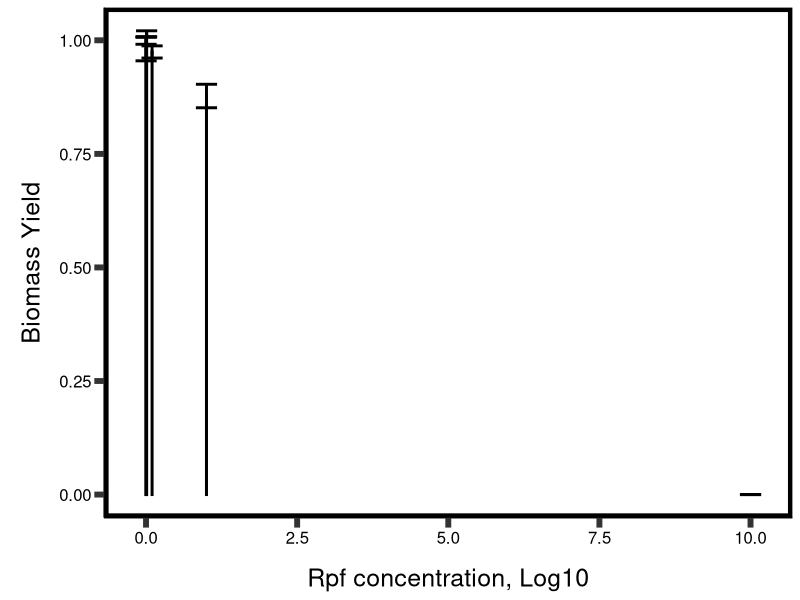
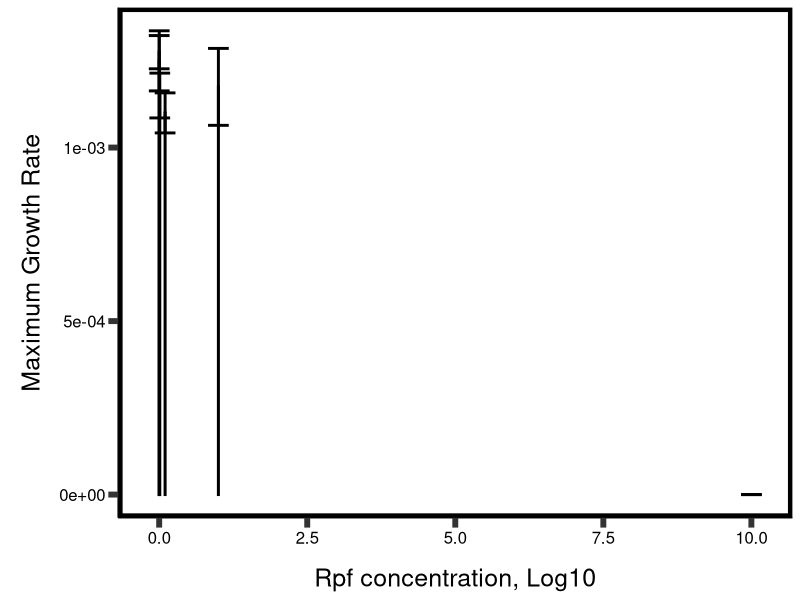
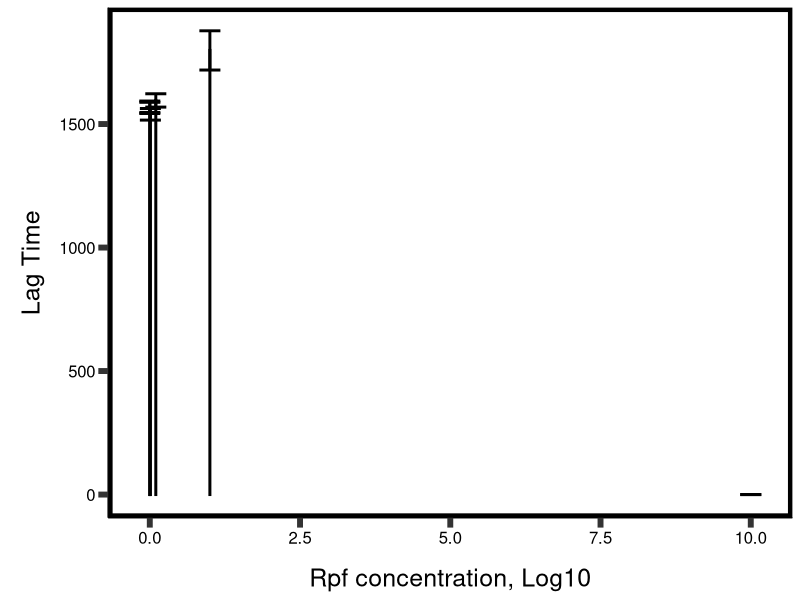
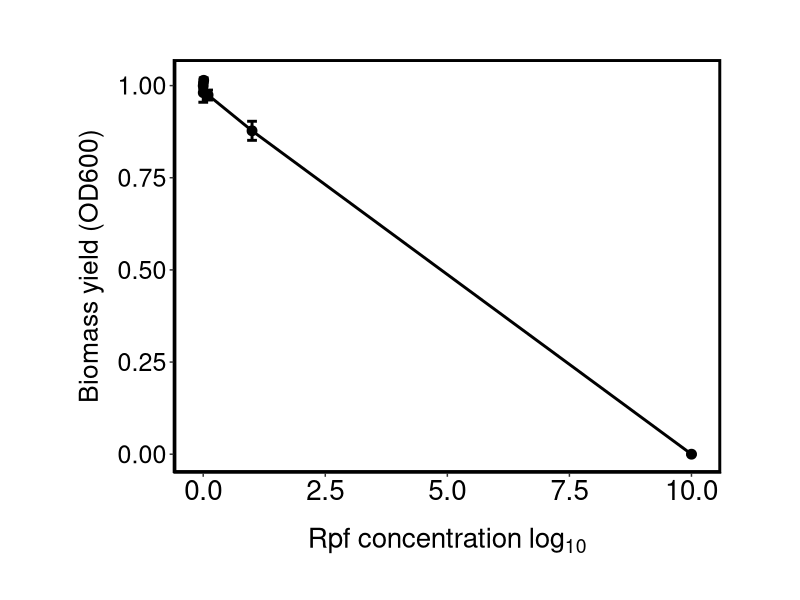

Write R code to recreate these figures, in order. (Note: this script raises an error after producing the figures.)
## ---- chunk 1
rm(list=ls())
getwd()
#setwd("~/GitHub/Rpf")
knitr::opts_knit$set(root.dir = '~/../GitHub/Rpf') 

sem <- function(x) sqrt(var(x)/length(x))
## ---- chunk 2
# A) Generate % change in growth curve parameter with Rpf treatment among KBS0714 strains # 
# Load gompertz output data 
gc.param <- read.delim("data/generality-dose/Generality_doseResponse.txt", sep = ",", header = TRUE)

# Load key for growth curve assay 
key <- read.delim("data/generality-dose/generality_dose_key.txt", sep = ",", header = TRUE)

# Label phylogenetic and treatment information in datasets 
gc <- cbind(gc.param,key)

# Remove unused parameters to simplify
gc <- gc[ ,c(-(1:2),-(6:11))]

# Some biomass yeild values are negative, force to be positive # 
gc$A <- abs(gc$A)

# Treatment as factor
#gc$Treatment <- as.factor(gc$Treatment)

## ---- chunk 3
# A) Generate simple bargraph to look at the effects of Rpf on growth curve parameters
library(ggplot2)
library(plyr)
# Calculate mean and sem 
# Biomass yeild (A)
generality.A.means.sem <- ddply(gc, c("Treatment"), summarise,
                   mean=mean(A), sem=sd(A)/sqrt(length(A)))
generality.A.means.sem <- transform(generality.A.means.sem, lower=mean-sem, upper=mean+sem)

# Maximum growth rate (umax)
generality.umax.means.sem <- ddply(gc, c("Treatment"), summarise,
                   mean=mean(umax), sem=sd(umax)/sqrt(length(umax)))
generality.umax.means.sem <- transform(generality.umax.means.sem, lower=mean-sem, upper=mean+sem)


# Lag time (L)
generality.L.means.sem <- ddply(gc, c("Treatment"), summarise,
                   mean=mean(L), sem=sd(L)/sqrt(length(L)))
generality.L.means.sem <- transform(generality.L.means.sem, lower=mean-sem, upper=mean+sem)

# Bargraph figure 
A.bar <- ggplot(data=generality.A.means.sem, aes(x=Treatment, y=mean)) + 
  geom_bar(colour="black", position = position_dodge(), stat = "identity", size = 1)

A.bar + geom_errorbar(aes(ymax=upper, ymin=lower), position=position_dodge(1), 
                          data=generality.A.means.sem, width = 0.35, size=1) +
  labs(x =  "Rpf concentration, Log10" ,y="Biomass Yield") +
  theme_classic() +
  theme(axis.text.y=element_text(colour="black", size = 12),
        axis.text.x=element_text(colour="black", size=12),
        axis.title = element_text(size=18),
        axis.title.y = element_text(colour="black",  margin = margin(0,10,0,10)),
        axis.title.x = element_text(colour="black",margin=margin(15,10,0,10)),
        panel.border = element_rect(linetype = "solid", colour = "black", size=3, fill=NA),
        axis.ticks.length = unit(.25, "cm"),
        axis.ticks = element_line(size = 2))

umax.bar <- ggplot(data=generality.umax.means.sem, aes(x=Treatment, y=mean)) + 
  geom_bar(colour="black", position = position_dodge(), stat = "identity", size = 1)

umax.bar + geom_errorbar(aes(ymax=upper, ymin=lower), position=position_dodge(1), 
                          data=generality.umax.means.sem, width = 0.35, size=1) +
  labs(x =  "Rpf concentration, Log10" ,y="Maximum Growth Rate") +
  theme_classic() +
  theme(axis.text.y=element_text(colour="black", size = 12),
        axis.text.x=element_text(colour="black", size=12),
        axis.title = element_text(size=18),
        axis.title.y = element_text(colour="black",  margin = margin(0,10,0,10)),
        axis.title.x = element_text(colour="black",margin=margin(15,10,0,10)),
        panel.border = element_rect(linetype = "solid", colour = "black", size=3, fill=NA),
        axis.ticks.length = unit(.25, "cm"),
        axis.ticks = element_line(size = 2))

L.bar <- ggplot(data=generality.L.means.sem, aes(x=Treatment, y=mean)) + 
  geom_bar(colour="black", position = position_dodge(), stat = "identity", size = 1)

L.bar + geom_errorbar(aes(ymax=upper, ymin=lower), position=position_dodge(1), 
                          data=generality.L.means.sem, width = 0.35, size=1) +
  labs(x =  "Rpf concentration, Log10" ,y="Lag Time") +
  theme_classic() +
  theme(axis.text.y=element_text(colour="black", size = 12),
        axis.text.x=element_text(colour="black", size=12),
        axis.title = element_text(size=18),
        axis.title.y = element_text(colour="black",  margin = margin(0,10,0,10)),
        axis.title.x = element_text(colour="black",margin=margin(15,10,0,10)),
        panel.border = element_rect(linetype = "solid", colour = "black", size=3, fill=NA),
        axis.ticks.length = unit(.25, "cm"),
        axis.ticks = element_line(size = 2))

## ---- chunk 4
# Load packages
library(ggplot2)
library(plyr)
library(png)

# Calculate mean and sem 
# Biomass yeild (A)
generality.A.means.sem <- ddply(gc, c("Treatment"), summarise,
                   mean=mean(A), sem=sd(A)/sqrt(length(A)))
generality.A.means.sem <- transform(generality.A.means.sem, lower=mean-sem, upper=mean+sem)

# The errorbars overlapped, so use position_dodge to move them horizontally
pd <- position_dodge(0)

ggplot(generality.A.means.sem, aes(x=Treatment, y=mean)) + 
  geom_errorbar(aes(ymax=upper, ymin=lower), position=position_dodge(0), 
                data=generality.A.means.sem, width = 0.2, size=1) +
  geom_line(size=1) + 
  geom_point( position=pd, size=3) +
  scale_shape_manual(values=c(16, 17)) +
  xlab(expression(Rpf~concentration~log[10])) +
  ylab('Biomass yield (OD600)') +
  theme_classic() +
  theme(axis.text.y=element_text(colour="black", size=18),
          axis.text.x=element_text(colour="black", size=20),
          axis.title.y = element_text(size = 19, colour="black",  margin = margin(0,10,0,0)),
          axis.title.x = element_text(size = 20,colour="black",margin=margin(15,10,0,10)),
          panel.border = element_rect(linetype = "solid", colour = "black", size=2, fill=NA),
          plot.margin = unit(c(1.5,2,1,2), "cm"))

ggsave("figures/Figure8-GeneralityDoseResponse.png", width = 20, height = 15, units = "cm")


# Lag time (L)
generality.L.means.sem <- ddply(gc, c("Treatment"), summarise,
                   mean=mean(L), sem=sd(L)/sqrt(length(L)))
generality.L.means.sem <- transform(generality.L.means.sem, lower=mean-sem, upper=mean+sem)

generality.L.means.sem <- generality.L.means.sem[-6,]

ggplot(generality.L.means.sem, aes(x=Treatment, y=mean)) + 
  geom_errorbar(aes(ymax=upper, ymin=lower), position=position_dodge(0), 
                data=generality.L.means.sem, width = 0.2, size=1) +
  geom_line(size=1) + 
  geom_point( position=pd, size=3) +
  scale_shape_manual(values=c(16, 17)) +
  xlab(expression(Rpf~concentration~log[10])) +
  ylab('Lag time') +
  theme_classic() +
  theme(axis.text.y=element_text(colour="black", size=18),
          axis.text.x=element_text(colour="black", size=20),
          axis.title.y = element_text(size = 19, colour="black",  margin = margin(0,10,0,0)),
          axis.title.x = element_text(size = 20,colour="black",margin=margin(15,10,0,10)),
          panel.border = element_rect(linetype = "solid", colour = "black", size=2, fill=NA),
          plot.margin = unit(c(1.5,2,1,2), "cm"))

